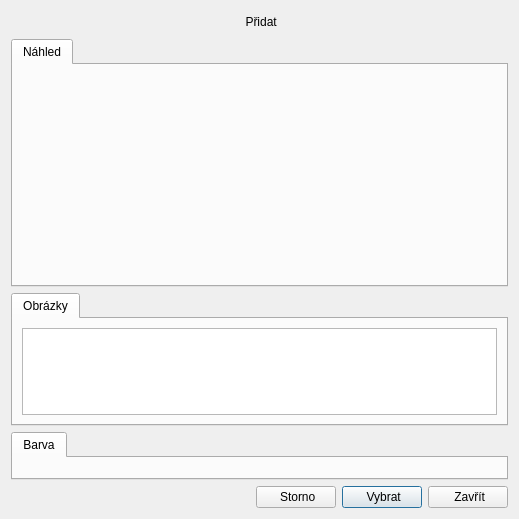
<?xml version="1.0" encoding="UTF-8"?>
<ui version="4.0">
 <class>BackgroundDialog</class>
 <widget class="QDialog" name="BackgroundDialog">
  <property name="windowModality">
   <enum>Qt::ApplicationModal</enum>
  </property>
  <property name="geometry">
   <rect>
    <x>0</x>
    <y>0</y>
    <width>519</width>
    <height>519</height>
   </rect>
  </property>
  <property name="acceptDrops">
   <bool>true</bool>
  </property>
  <property name="windowTitle">
   <string>Pozadí</string>
  </property>
  <property name="windowIcon">
   <iconset resource="../../res/resources.qrc">
    <normaloff>:/icons/16/Full Image_16px.png</normaloff>:/icons/16/Full Image_16px.png</iconset>
  </property>
  <layout class="QVBoxLayout" name="verticalLayout">
   <item>
    <widget class="QWidget" name="twGalleryCorner" native="true">
     <layout class="QHBoxLayout" name="horizontalLayout_4">
      <property name="leftMargin">
       <number>0</number>
      </property>
      <property name="topMargin">
       <number>0</number>
      </property>
      <property name="rightMargin">
       <number>0</number>
      </property>
      <property name="bottomMargin">
       <number>0</number>
      </property>
      <item>
       <widget class="QPushButton" name="btnAdd">
        <property name="text">
         <string> Přidat</string>
        </property>
        <property name="icon">
         <iconset resource="../../res/resources.qrc">
          <normaloff>:/icons/16/Plus_16px.png</normaloff>:/icons/16/Plus_16px.png</iconset>
        </property>
        <property name="autoDefault">
         <bool>false</bool>
        </property>
        <property name="flat">
         <bool>true</bool>
        </property>
       </widget>
      </item>
     </layout>
    </widget>
   </item>
   <item>
    <widget class="QTabWidget" name="twPreview">
     <property name="sizePolicy">
      <sizepolicy hsizetype="Expanding" vsizetype="Expanding">
       <horstretch>1</horstretch>
       <verstretch>0</verstretch>
      </sizepolicy>
     </property>
     <property name="currentIndex">
      <number>0</number>
     </property>
     <widget class="QWidget" name="tab_2">
      <attribute name="icon">
       <iconset resource="../../res/resources.qrc">
        <normaloff>:/icons/16/Eye_16px.png</normaloff>:/icons/16/Eye_16px.png</iconset>
      </attribute>
      <attribute name="title">
       <string>Náhled</string>
      </attribute>
      <layout class="QVBoxLayout" name="verticalLayout_3">
       <item>
        <widget class="PresentationBackgroundPreviewWidget" name="wgtPreview" native="true">
         <property name="minimumSize">
          <size>
           <width>200</width>
           <height>200</height>
          </size>
         </property>
        </widget>
       </item>
      </layout>
     </widget>
    </widget>
   </item>
   <item>
    <widget class="QTabWidget" name="twGallery">
     <property name="sizePolicy">
      <sizepolicy hsizetype="Expanding" vsizetype="Expanding">
       <horstretch>2</horstretch>
       <verstretch>0</verstretch>
      </sizepolicy>
     </property>
     <property name="minimumSize">
      <size>
       <width>400</width>
       <height>0</height>
      </size>
     </property>
     <property name="currentIndex">
      <number>0</number>
     </property>
     <widget class="QWidget" name="tab">
      <attribute name="icon">
       <iconset resource="../../res/resources.qrc">
        <normaloff>:/icons/16/Medium Icons_16px.png</normaloff>:/icons/16/Medium Icons_16px.png</iconset>
      </attribute>
      <attribute name="title">
       <string>Obrázky</string>
      </attribute>
      <layout class="QVBoxLayout" name="verticalLayout_2">
       <item>
        <widget class="QListWidget" name="lwList">
         <property name="contextMenuPolicy">
          <enum>Qt::CustomContextMenu</enum>
         </property>
         <property name="iconSize">
          <size>
           <width>128</width>
           <height>128</height>
          </size>
         </property>
         <property name="movement">
          <enum>QListView::Static</enum>
         </property>
         <property name="resizeMode">
          <enum>QListView::Adjust</enum>
         </property>
         <property name="gridSize">
          <size>
           <width>136</width>
           <height>136</height>
          </size>
         </property>
         <property name="viewMode">
          <enum>QListView::IconMode</enum>
         </property>
         <property name="uniformItemSizes">
          <bool>true</bool>
         </property>
        </widget>
       </item>
      </layout>
     </widget>
    </widget>
   </item>
   <item>
    <widget class="QTabWidget" name="twColor">
     <property name="sizePolicy">
      <sizepolicy hsizetype="Expanding" vsizetype="Expanding">
       <horstretch>1</horstretch>
       <verstretch>0</verstretch>
      </sizepolicy>
     </property>
     <property name="currentIndex">
      <number>0</number>
     </property>
     <widget class="QWidget" name="tab_3">
      <attribute name="icon">
       <iconset resource="../../res/resources.qrc">
        <normaloff>:/icons/16/Fill Color_16px.png</normaloff>:/icons/16/Fill Color_16px.png</iconset>
      </attribute>
      <attribute name="title">
       <string>Barva</string>
      </attribute>
      <layout class="QVBoxLayout" name="verticalLayout_5">
       <item>
        <widget class="ColorSelectionWidget" name="wgtColor" native="true"/>
       </item>
      </layout>
     </widget>
    </widget>
   </item>
   <item>
    <layout class="QHBoxLayout" name="horizontalLayout">
     <item>
      <spacer name="horizontalSpacer">
       <property name="orientation">
        <enum>Qt::Horizontal</enum>
       </property>
       <property name="sizeHint" stdset="0">
        <size>
         <width>40</width>
         <height>20</height>
        </size>
       </property>
      </spacer>
     </item>
     <item>
      <widget class="QPushButton" name="btnStorno">
       <property name="text">
        <string> Storno</string>
       </property>
       <property name="icon">
        <iconset resource="../../res/resources.qrc">
         <normaloff>:/icons/16/Delete_16px.png</normaloff>:/icons/16/Delete_16px.png</iconset>
       </property>
       <property name="autoDefault">
        <bool>false</bool>
       </property>
      </widget>
     </item>
     <item>
      <widget class="QPushButton" name="btnSelect">
       <property name="text">
        <string> Vybrat</string>
       </property>
       <property name="icon">
        <iconset resource="../../res/resources.qrc">
         <normaloff>:/icons/16/Checkmark_16px.png</normaloff>:/icons/16/Checkmark_16px.png</iconset>
       </property>
      </widget>
     </item>
     <item>
      <widget class="QPushButton" name="btnClose">
       <property name="text">
        <string> Zavřít</string>
       </property>
       <property name="icon">
        <iconset resource="../../res/resources.qrc">
         <normaloff>:/icons/16/Checkmark_16px.png</normaloff>:/icons/16/Checkmark_16px.png</iconset>
       </property>
      </widget>
     </item>
    </layout>
   </item>
  </layout>
  <action name="actionDelete">
   <property name="icon">
    <iconset resource="../../res/resources.qrc">
     <normaloff>:/icons/16/Trash Can_16px.png</normaloff>:/icons/16/Trash Can_16px.png</iconset>
   </property>
   <property name="text">
    <string>Smazat</string>
   </property>
  </action>
 </widget>
 <customwidgets>
  <customwidget>
   <class>ColorSelectionWidget</class>
   <extends>QWidget</extends>
   <header>wgt/colorselectionwidget.h</header>
   <container>1</container>
   <slots>
    <signal>sigColorChanged(QColor)</signal>
   </slots>
  </customwidget>
  <customwidget>
   <class>PresentationBackgroundPreviewWidget</class>
   <extends>QWidget</extends>
   <header>wgt/presentationbackgroundpreviewwidget.h</header>
   <container>1</container>
  </customwidget>
 </customwidgets>
 <resources>
  <include location="../../res/resources.qrc"/>
 </resources>
 <connections/>
</ui>
